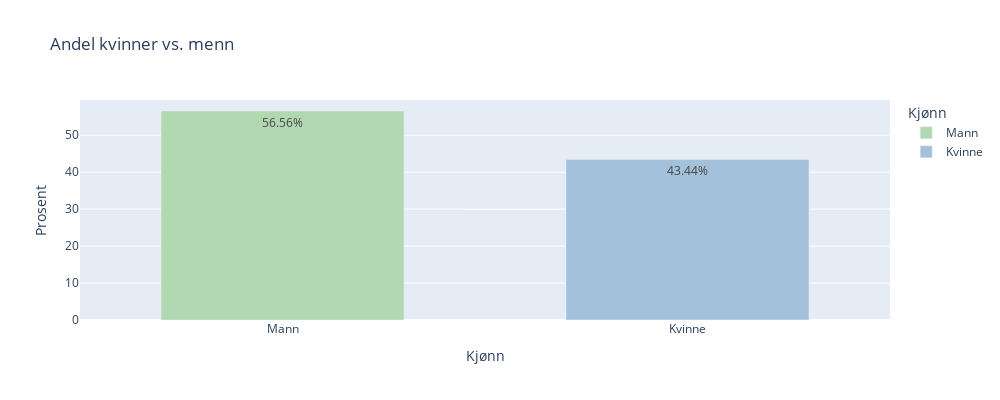

Source (notebook cell):
### Markdown cell above
# Visualisering --> kjøre koordinerte farger

## (Ikke-helserelaterte variabler)

#### Kjønnsrelaterte sammenhenger
Vi ønsker å få en oversikt over andel pasienter som er kvinner og menn

FARGEKODER: #A3C1DA, #B2D8B2

### Code cell
# Andel kvinner og menn.

kjonn_data = pd.melt(X_train, value_vars=["kjønn_female", "kjønn_male"], var_name="Kjønn", value_name="Verdi")
kjonn_data['Kjønn'] = kjonn_data['Kjønn'].map({'kjønn_female': 'Kvinne', 'kjønn_male': 'Mann'})
kjonn_data = kjonn_data[kjonn_data['Verdi'] == 1]

total_count = kjonn_data.shape[0]
kjonn_percent = kjonn_data['Kjønn'].value_counts(normalize=True) * 100
kjonn_percent = kjonn_percent.reset_index()
kjonn_percent.columns = ['Kjønn', 'Prosent']

kjonn_figure = px.bar(kjonn_percent, x='Kjønn', y='Prosent', 
                      title='Andel kvinner vs. menn',
                      color='Kjønn',
                      color_discrete_map={"Kvinne": "#A3C1DA", "Mann": "#B2D8B2"},
                      text='Prosent',
                      width=1000, height=400)  # Angi figurens størrelse her

# Juster stolpebredden
kjonn_figure.update_traces(texttemplate='%{text:.2f}%', textposition='inside', width=0.6)  # Smalere stolper

kjonn_figure.show()

### Figure 1 — Plotly figure (JSON) as saved in the notebook; plotly's stock layout.template omitted (floating-point values rounded to 4 significant figures)
{"data": [{"alignmentgroup": "True", "hovertemplate": "Kjønn=%{x}<br>Prosent=%{text}<extra></extra>", "legendgroup": "Mann", "marker": {"color": "#B2D8B2", "pattern": {"shape": ""}}, "name": "Mann", "offsetgroup": "Mann", "orientation": "v", "showlegend": true, "text": [56.56], "textposition": "inside", "texttemplate": "%{text:.2f}%", "type": "bar", "width": 0.6, "x": ["Mann"], "xaxis": "x", "y": [56.56], "yaxis": "y"}, {"alignmentgroup": "True", "hovertemplate": "Kjønn=%{x}<br>Prosent=%{text}<extra></extra>", "legendgroup": "Kvinne", "marker": {"color": "#A3C1DA", "pattern": {"shape": ""}}, "name": "Kvinne", "offsetgroup": "Kvinne", "orientation": "v", "showlegend": true, "text": [43.44], "textposition": "inside", "texttemplate": "%{text:.2f}%", "type": "bar", "width": 0.6, "x": ["Kvinne"], "xaxis": "x", "y": [43.44], "yaxis": "y"}], "layout": {"barmode": "relative", "height": 400, "legend": {"title": {"text": "Kjønn"}, "tracegroupgap": 0}, "title": {"text": "Andel kvinner vs. menn"}, "width": 1000, "xaxis": {"anchor": "y", "categoryarray": ["Mann", "Kvinne"], "categoryorder": "array", "domain": [0, 1], "title": {"text": "Kjønn"}}, "yaxis": {"anchor": "x", "domain": [0, 1], "title": {"text": "Prosent"}}}}
